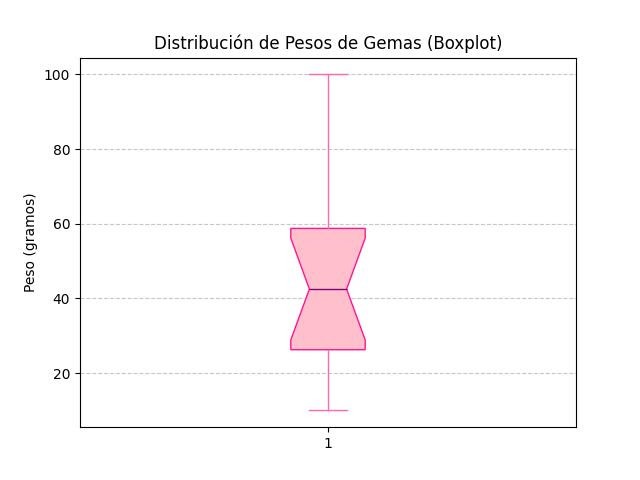

Write the Python code that produced this figure.
import matplotlib.pyplot as plt

# Datos de ejemplo: pesos de gemas en gramos
data = [10, 15, 20, 25, 30, 35, 40, 45, 50, 55, 60, 65, 70, 100]  

# Crear el boxplot 
plt.boxplot(
    data, 
    patch_artist=True, 
    notch=True, 
    boxprops=dict(facecolor='pink', color='deeppink'),
    medianprops=dict(color='purple'),
    whiskerprops=dict(color='hotpink'),
    capprops=dict(color='hotpink'),
    flierprops=dict(marker='o', color='magenta', markersize=8)
)

plt.title('Distribución de Pesos de Gemas (Boxplot)')
plt.ylabel('Peso (gramos)')
plt.grid(axis='y', linestyle='--', alpha=0.7)  

# Mostrar el gráfico
plt.show()
